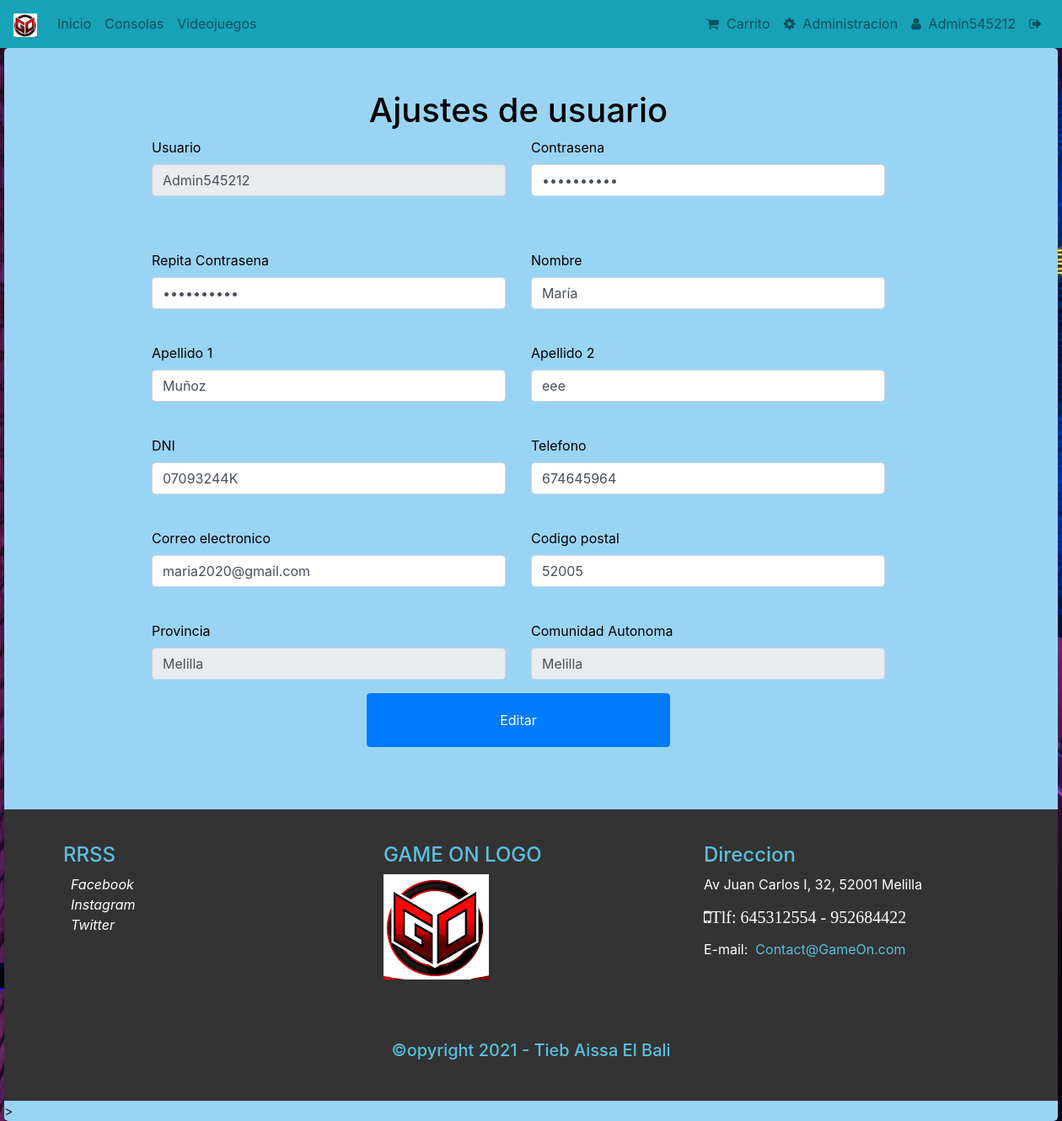
Before: /ajustes_usuario.php (signed in) with the older database file.
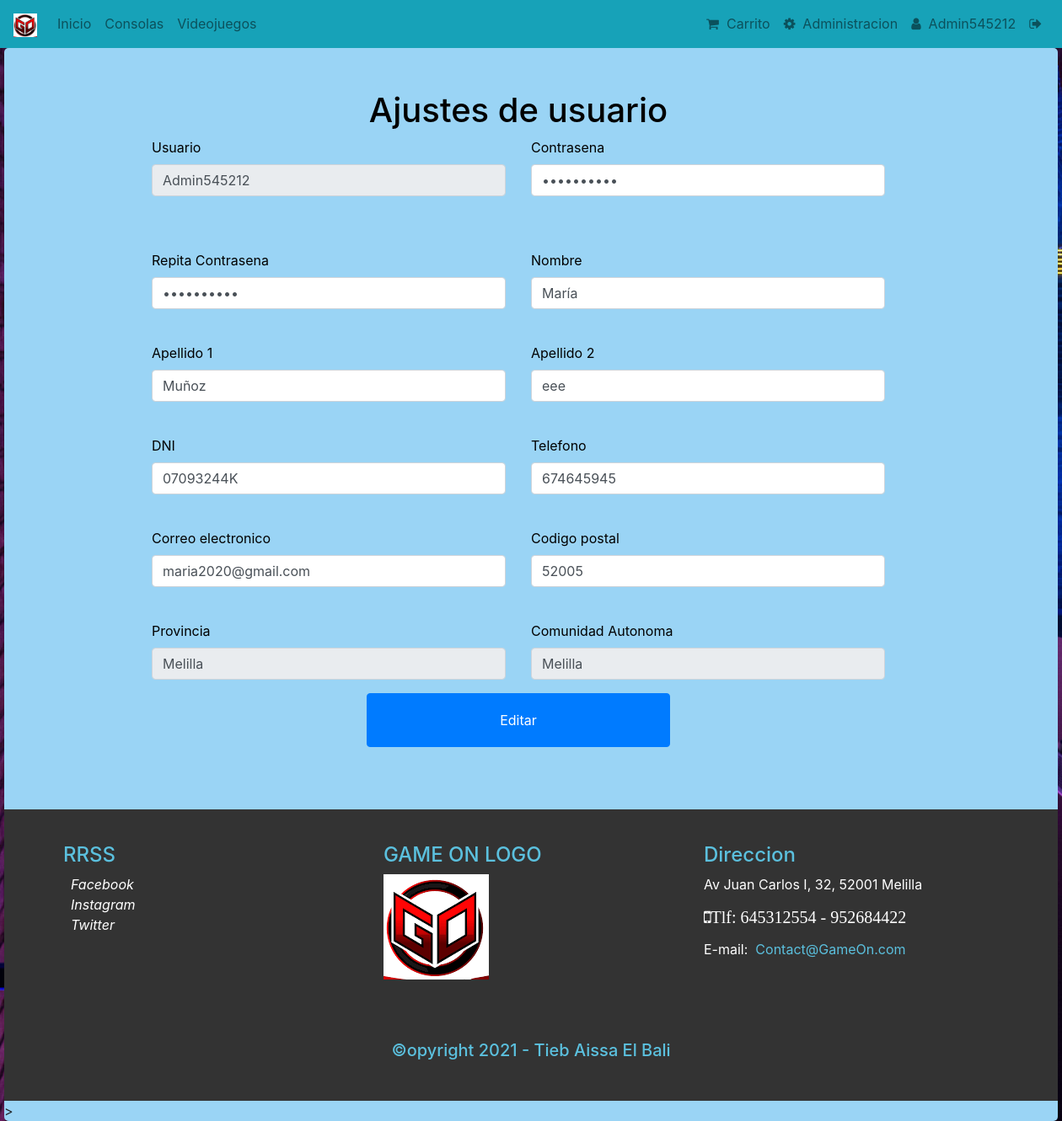
After: the same page with the newer database file.
### tables this page shows
CREATE TABLE `usuario` (
  `idUsuario` int(11) NOT NULL,
  `Usuario` varchar(20) NOT NULL COMMENT 'El usuario debe ser único en la Base de Datos. Además debe tener una longitud mínima de 6 caracteres.',
  `Password` varchar(45) NOT NULL COMMENT 'La contraseña no puede ser nula.\nTiene que tener una longitud mínima de 8 caracteres, contener números y algún carácter especial de la siguiente lista (!,@,#,$,%,&,?,¿,*,€)',
  `Nombre` varchar(45) NOT NULL,
  `Apellido1` varchar(45) NOT NULL,
  `Apellido2` varchar(45) DEFAULT NULL,
  `Telefono` varchar(10) NOT NULL COMMENT 'Se comprobará que solo puedan ser teléfonos nacionales',
  `Email` varchar(45) NOT NULL COMMENT 'Se comprobará que es un email válido',
  `CP` varchar(5) NOT NULL,
  `Provincia` varchar(45) NOT NULL COMMENT 'Se comprobará que la provincia introducida concuerda con el CP introducido',
  `ComunidadAutonoma` varchar(45) NOT NULL COMMENT 'Se comprobará que la provincia seleccionada pertenece a la comunidad autónoma correspondiente',
  `Rol` varchar(45) NOT NULL,
  `DNI` varchar(9) NOT NULL,
  `Direccion` varchar(45) NOT NULL
);

### BD/DAOUsuario.php (called while the page is built, shortened)
<?php
	function EditarUsuarioFromulario($conexion, $id){
		$consulta = "SELECT * FROM usuario WHERE idUsuario = '$id'";
		$resultado = mysqli_query($conexion, $consulta);
		return $resultado;
	}
?>

### ajustes_usuario.php (the view, shortened to what this page needs)
<?php
    require "./BD/conector_bd.php";
    require "./BD/DAOUsuario.php";
?>
<!DOCTYPE html>
<html lang="es">
<head>
    <?php include './inc/link.php'; ?>
</head>
<body>
    <div class="contenedor">
    <?php include './inc/nav.php'; ?>
        <main>
            <form name="formulario" method="post" action="usuarios/editar_usuario.php" id="loginform" onsubmit="return validarFormulario();">
                <div class="container row justify-content-center">
                    <h1 class="col-8 text-center">Ajustes de usuario</h1>
                    <?php
                        $conexion = conectar(false);
                        $idUsuario=($_SESSION['idUsuario']);
                        $consulta= EditarUsuarioFromulario($conexion, $idUsuario);
                        $fila=mysqli_fetch_array($consulta);
                    ?>
                    <div class="form-group col-8 col-md-5">
                        <label for="usuario" class="visually-hidden">Usuario</label>
                        <input id="usuario" type="text" class="form-control" name="usuario" placeholder="Nombre de usuario" value="<?php echo $fila['Usuario']?>" required readonly="readonly">
                    </div>
                    <div class="form-group col-8 col-md-5">
                        <label for="password" class="visually-hidden">Contrasena</label>
                        <input id="password" type="password" class="form-control" name="password" placeholder="Contrasena" value="<?php echo $fila['Password']?>" required>
                    </div>
                    <div class="form-group col-8 col-md-5">
                        <label for="Password2" class="visually-hidden">Repita Contrasena</label>
                        <input id="password2" type="password" class="form-control" name="password2" placeholder="Repita Contrasena" value="<?php echo $fila['Password']?>" required>
                    </div>
                    <div class="form-group col-8 col-md-5">
                        <label for="nombre" class="visually-hidden">Nombre</label>
                        <input id="nombre" type="text" class="form-control" name="nombre" placeholder="Nombre" value="<?php echo $fila['Nombre']?>" required>
                    </div>
                    <div class="form-group col-8 col-md-5">
                        <label for="apellido1" class="visually-hidden">Apellido 1</label>
                        <input id="apellido1" type="text" class="form-control" name="apellido1" placeholder="Apellido 1" value="<?php echo $fila['Apellido1']?>" required>
                    </div>
                    <div class="form-group col-8 col-md-5">
                        <label for="apellido2" class="visually-hidden">Apellido 2</label>
                        <input id="apellido2" type="text" class="form-control" name="apellido2" placeholder="Apellido 2" value="<?php echo $fila['Apellido2']?>" required>
                    </div>
                    <div class="form-group col-8 col-md-5">
                        <label for="DNI" class="visually-hidden">DNI</label>
                        <input id="DNi" type="text" class="form-control" name="DNI" placeholder="DNI" value="<?php echo $fila['DNI']?>" required>
                    </div>
                    <div class="form-group col-8 col-md-5">
                        <label for="Telefono" class="visually-hidden">Telefono</label>
                        <input id="telefono" type="text" class="form-control" name="telefono" placeholder="Telefono" value="<?php echo $fila['Telefono']?>" required>
                    </div>
                    <div class="form-group col-8 col-md-5">
                        <label for="email" class="visually-hidden">Correo electronico</label>
                        <input id="email" type="email" class="form-control" name="email" placeholder="Correo electronico" value="<?php echo $fila['Email']?>" required>
                    </div>
                    <div class="form-group col-8 col-md-5">
                        <label for="CP" class="visually-hidden">Codigo postal</label>
                        <input id="CP" type="CP" class="form-control" name="CP" placeholder="Codigo postal" value="<?php echo $fila['CP']?>" required >
                    </div>
                    <div class="form-group col-8 col-md-5">
                        <label for="Provincia" class="visually-hidden">Provincia</label>
                        <input id="provincia" type="text" class="form-control" name="provincia" placeholder="Provincia" value="<?php echo $fila['Provincia']?>" required readonly="readonly">
                    </div>
                    <div class="form-group col-8 col-md-5">
                        <label for="CA" class="visually-hidden">Comunidad Autonoma</label>
                        <input id="CA" type="text" class="form-control" name="CA" placeholder="Comunidad Autonoma" value="<?php echo $fila['ComunidadAutonoma']?>" required readonly="readonly">
                    </div>
                    <button class="col-5 col-md-4 btn btn-primary" type="submit">Editar</button>
                </div>
            </form>
        </main>
    <?php include './inc/footer.php'; ?>
</body>
</html>>

### inc/link.php (shortened to what this page needs)
<link rel="stylesheet" href="https://stackpath.bootstrapcdn.com/bootstrap/4.5.2/css/bootstrap.min.css">
<link rel="stylesheet" href="https://maxcdn.bootstrapcdn.com/font-awesome/4.7.0/css/font-awesome.min.css">
<link rel="stylesheet" href="./css/estilos.css">

### inc/nav.php (shortened to what this page needs)
<nav class="navbar navbar-expand-md navbar-light bg-info fixed-top" id="navbar">
    <a href="index.php" class="navbar-brand">
        <img src="./img/logoGO.png" height="28" alt="logoGO">
    </a>
    <div class="collapse navbar-collapse" id="navbarCollapse">
        <div class="navbar-nav">
            <a href="index.php" class="nav-item nav-link">Inicio</a>
            <a href="consolas.php" class="nav-item nav-link">Consolas</a>
            <a href="videojuegos.php" class="nav-item nav-link">Videojuegos</a>
        </div>
        <div class="navbar-nav ml-auto">
            <?php
                    if($_SESSION['Rol']=="admin"){
                        echo '
                        <a href="carrito.php" class="nav-item nav-link">
                            <i class="fa fa-shopping-cart"></i>&nbsp;&nbsp;Carrito
                        </a>
                        <a href="admin.php" class="nav-item nav-link">
                            <i class="fa fa-cog"></i>&nbsp;&nbsp;Administracion
                        </a>
                        <a href="ajustes_usuario.php?idUsuario='.$_SESSION['idUsuario'].'" class="nav-item nav-link">
                            <i class="fa fa-user"></i>&nbsp;&nbsp;'.$_SESSION['Usuario'].'
                        </a>
                        <a href="./usuarios/desloguear_usuario.php" class="nav-item nav-link">
                            <i class="fa fa-sign-out"></i>
                        </a>
                        ';
                    }else if($_SESSION['Rol']=="usuario"){
                        echo '
                            <a href="carrito.php" class="nav-item nav-link">
                            <i class="fa fa-shopping-cart"></i>&nbsp;&nbsp;Carrito
                            </a>
                            <a href="ajustes_usuario.php?idUsuario='.$_SESSION['idUsuario'].'" class="nav-item nav-link">
                            <i class="fa fa-user"></i>&nbsp;&nbsp;'.$_SESSION['Usuario'].'
                            </a>
                            <a href="./usuarios/desloguear_usuario.php" class="nav-item nav-link">
                            <i class="fa fa-sign-out"></i>
                            </a>
                        ';
                    }
                ?>
        </div>
    </div>
</nav>

### inc/footer.php
<footer>
    <div class="container">
        <div class="row">
            <div class="col-sm-4">
                <h4 class="text-footer">RRSS</h4>
                <a href="https://www.facebook.com/" target="_blank">
                    <i class="facebook">&nbsp; Facebook </i>
                </a><br>
                <a href="https://www.instagram.com/" target="_blank">
                    <i class="instagram">&nbsp; Instagram </i>
                </a><br>
                <a href="https://twitter.com/home?lang=es" target="_blank">
                    <i class="twitter">&nbsp; Twitter </i>
                </a><br>
            </div>
            <div class="col-sm-4">
                <h4 class="text-footer">GAME ON LOGO</h4>
                <img src="./img/logoGO.png">
            </div>
            <div class="col-sm-4">
                <h4 class="text-footer">Direccion</h4>
                <p style="color: #FFF">Av Juan Carlos I, 32, 52001 Melilla</p>
                <p class="fa fa-mobile" style="font-size:20px">Tlf: 645312554 - 952684422</p>
                <p>E-mail: <a href="index.php" target="_blank" style="color: #5bc0de"> &nbsp;Contact@GameOn.com</a></p>
            </div>
        </div>
    </div>
    <br><br><br>
    <h5 class="text-center tittles-pages-logo text-footer">©opyright 2021 - Tieb Aissa El Bali</h5>
</footer>

### css/estilos.css (style rules this page uses)
footer { width: 100%; color: #fff; background-color: #333; padding: 40px 0px; }
footer a { color: #fff; }
.text-footer { color: #5bc0de; }
body { background-image: url("../img/fondo.jpg"); background-position: center center; background-repeat: no-repeat; background-attachment: fixed; background-size: cover; background-color: #fff; padding-top: 57px; text-align: justify; }
main { min-height: calc(100vh - 58px - 361px); color: rgb(0, 0, 0); display: flex; align-items: center; justify-content: center; padding: 50px 0px; }
.contenedor { display: block; margin: auto; width: 1250px; background-color: rgb(154, 212, 245); border-radius: 5px; }
.navbar { transition: top 0.6s; }

Changed rows visible on the page:
changed usuario "Admin545212": telefono "674645964" → "674645945"
